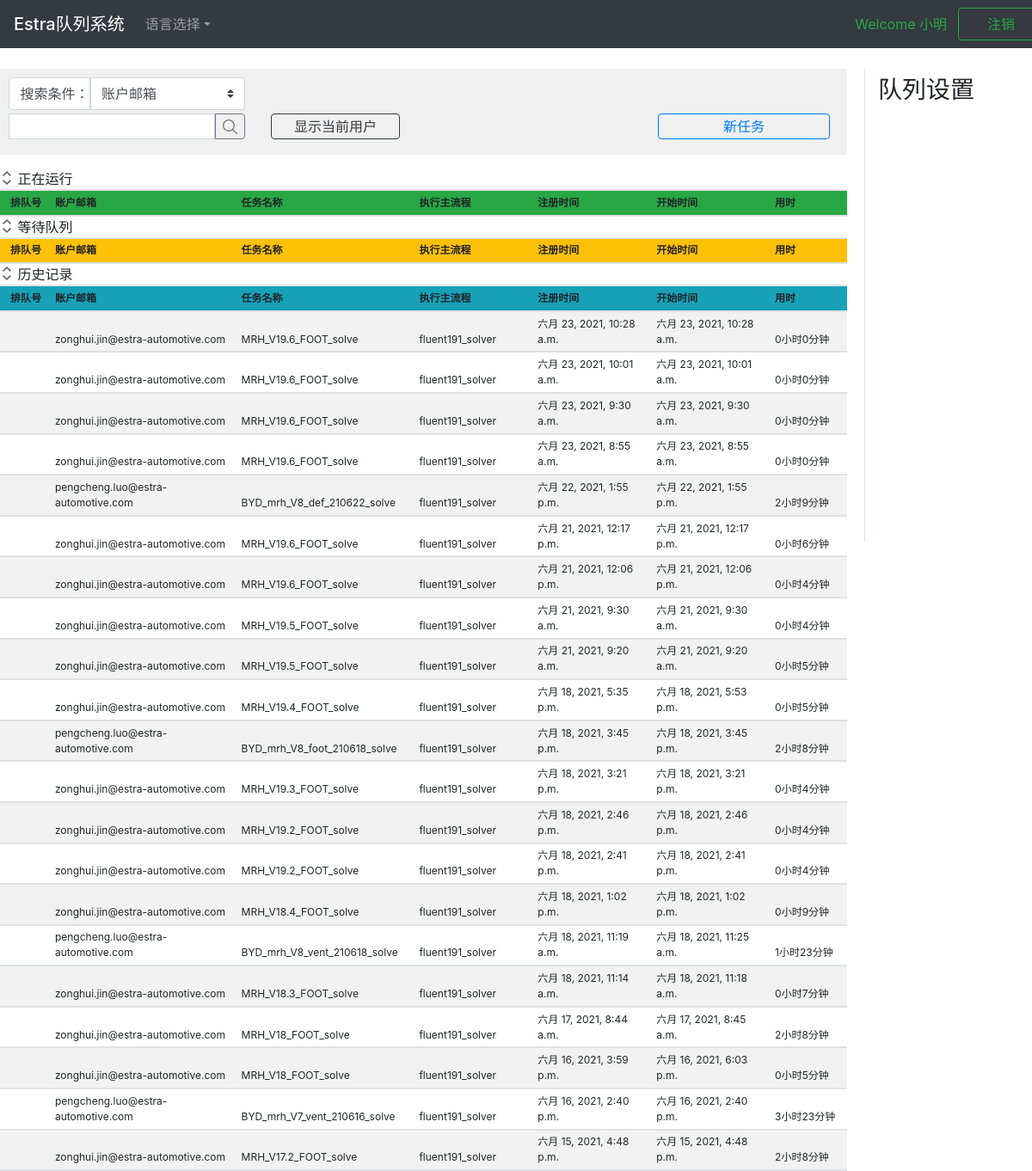
The page / (signed in) on the database its author committed.
### app_queue/models.py (models this page shows, shortened)
class HistoryList(models.Model):
    objects = models.Manager()
    id = models.AutoField('ID', primary_key=True)
    order_id = models.CharField('队列ID', blank=True, default='', max_length=16)
    account_email = models.EmailField('账户邮箱', )
    sender_address = models.CharField('请求者地址', max_length=64)
    exec_app = models.CharField('执行主流程', max_length=128)
    mission_name = models.CharField('任务名称', max_length=64)
    mission_data = models.TextField('任务详情', )
    register_time = models.DateTimeField('注册时间')
    start_time = models.DateTimeField('开始时间')
    used_time = models.CharField('用时', max_length=64)
    def short_mission_data(self):
        if len(str(self.mission_data)) > 30:
            return '{}...'.format(str(self.mission_data)[0:29])
        else:
            return str(self.mission_data)
    short_mission_data.allow_tags = True
    short_mission_data.short_description = '任务详情'
    class Meta:
        ordering = ["-id"]
        verbose_name = "历史记录队列"
        verbose_name_plural = "历史记录队列"

### app_queue/views.py (the view)
# urls.py: path(r'', views.index),
def index(request):
    user_name = request.session.get('user_name')
    user_name_short = ''
    user_auth = request.session.get('authorization')
    is_login = False
    if user_name:
        print('user %s already logged in' % user_name)
        is_login = True
        user_name_short = user_name.split('.')[0]
    main_apps = os.listdir('server_app')
    extend_apps_dict = {}
    for i, app in enumerate(main_apps):
        extend_apps_list = []
        file_list = os.listdir('server_app/%s' % app)
        for file in file_list:
            if file.startswith('extend_'):
                app_name = file.replace('extend_', '')
                extend_apps_list.append(app_name)
        extend_apps_dict[app] = extend_apps_list
    parameters = {
        'error_info': '',
        'user_name_short': user_name_short,
        'user_name': user_name,
        'user_auth': user_auth,
        'is_login': is_login,
        'queue_pause': queue_pause[0],
        'main_apps': main_apps,
        'extend_apps_dict': extend_apps_dict,
    }
    for list_name, obj in list_obj.items():
        missions = obj.all()
        mission_number = missions.count()
        if mission_number > 20:
            missions = missions[:21]
        parameters[list_name] = missions
    return render(request, 'index.html', parameters)

### app_queue/templates/index.html (shortened to what this page needs)
{% extends 'base.html' %}
{% load static %}
{% block css %}
<link href="{% static 'css/index2.css' %}" rel="stylesheet"/>{% endblock %}
{% block login_info %}
    {% if is_login == True %}
        <div class="text-whit text-success btn user_info">Welcome {{user_name_short}}</div>
        <a id="btn_logout" href="/logout"
           class="btn btn-outline-success btn_sign_up">注销
        </a>
    {% else %}
        <button type="button" id="btn_login" data-toggle="modal" data-target="#modal_login"
                class="btn btn-outline-success btn_sign_up">登陆
        </button>
    {% endif %}
{% endblock %}
{% block content %}
<div class="block_content_left ">
    <div class="block_control">
        <div class="input-group-prepend">
            <div class="search_tip">搜索条件：</div>
            <div class="">
                <select class="custom-select select_condition" id="search_condition">
                    <option selected value="2">账户邮箱</option>
                </select>
            </div>
        </div>
        <div class="input-group mb-3 mt-1">
            <input type="text" class="form-control input_search" id="input_search_key">
            <button class="btn btn-outline-secondary btn_search " type="button" id="btn_search"></button>
            <button type="button" class="btn btn-outline-dark btn_filter_user"
            {% if is_login == True %}
                id="btn_filter_user"
            {% else %}
                id="btn_filter_user_false"
            {% endif %}
            >显示当前用户
            </button>
            <button type="button" class="btn btn-outline-primary btn_add"
            {% if is_login == True %}
                id="btn_add_mission"
            {% else %}
                id="btn_add_mission_false"
            {% endif %}
            >新任务
            </button>
        </div>
    </div>
    <div class="block_table table-hover table-striped table-sm mt-3" id="area_3tables">
        <div class="margin_bottom">
            <button class="btn_collapse" type="button" data-toggle="collapse"
                    data-target="#collapse_table1"
                    aria-expanded="false" aria-controls="collapse_table1">
            </button>
            正在运行
        </div>
        <div id="collapse_table1" class="collapse show">
            <table class="" id="table_running">
                <thead class="bg-success">
                <tr>
                    <th class="item1">排队号</th>
                    <th class="item2">账户邮箱</th>
                    <th class="item3">任务名称</th>
                    <th class="item4">执行主流程</th>
                    <th class="item5">注册时间</th>
                    <th class="item6">开始时间</th>
                    <th class="item7">用时</th>
                </tr>
                </thead>
            </table>
        </div>
        <div class="margin_bottom">
            <button class="btn_collapse" type="button" data-toggle="collapse"
                    data-target="#collapse_table2"
                    aria-expanded="false" aria-controls="collapse_table2">
            </button>
            等待队列
        </div>
        <div id="collapse_table2" class="collapse show">
            <table class="" id="table_waiting">
                <thead class="bg-warning">
                <tr>
                    <th class="item1">排队号</th>
                    <th class="item2">账户邮箱</th>
                    <th class="item3">任务名称</th>
                    <th class="item4">执行主流程</th>
                    <th class="item5">注册时间</th>
                    <th class="item6">开始时间</th>
                    <th class="item7">用时</th>
                </tr>
                </thead>
            </table>
        </div>
        <div class="margin_bottom">
            <button class="btn_collapse" type="button" data-toggle="collapse"
                    data-target="#collapse_table3"
                    aria-expanded="false" aria-controls="collapse_table3">
            </button>
            历史记录
        </div>
        <div id="collapse_table3" class="collapse show">
            <table class="" id="table_history">
                <thead class="bg-info">
                <tr>
                    <th class="item1">排队号</th>
                    <th class="item2">账户邮箱</th>
                    <th class="item3">任务名称</th>
                    <th class="item4">执行主流程</th>
                    <th class="item5">注册时间</th>
                    <th class="item6">开始时间</th>
                    <th class="item7">用时</th>
                </tr>
                </thead>
                <tbody>
                {% for mission in history_list %}
                <tr>
                    <td></td>
                    <td>{{mission.account_email}}</td>
                    <td>{{mission.mission_name}}</td>
                    <td>{{mission.exec_app}}</td>
                    <td>{{mission.register_time}}</td>
                    <td>{{mission.start_time}}</td>
                    <td>{{mission.used_time}}</td>
                </tr>
                {% endfor %}
                </tbody>
            </table>
        </div>
    </div>
</div>
<div class="block_additional">
    <div class="fix_aside">
        <ul class="">
            <li><h3 class="mt-2 ">队列设置</h3></li>
        </ul>
    </div>
</div>
{% endblock content %}

### static/css/index2.css (style rules this page uses)
.btn_sign_up { width: 100px; }
.search_tip { display: inline-block; font-weight: 400; text-align: center; vertical-align: middle; user-select: none; color:#495057; background-color: #ffffff; border: 1px solid transparent; border-color: #ced4da; border-radius: 0.25rem 0 0 0.25rem; padding: .375rem 0rem .375rem .75rem; width: 95px; }
.select_condition { width: 180px; border-radius: 0 0.25rem 0.25rem 0; }
.block_content_left { float:left; width: 1000px; }
.block_control { height: 100px; margin-right: 15px; padding: 10px; background-color: #F0F0F0; }
.block_control .input_search { flex: none; width: 240px; height: 30px; padding: 0.1rem 0.75rem; }
.block_control .btn_search { width: 35px; height: 30px; padding: 0.1rem 0.75rem; background-image: url('../icon/search.svg'); background-position:center; background-size: 50%; background-repeat: no-repeat; border-radius: 0px 0.25rem 0.25rem 0px; }
.block_control .btn_filter_user { margin-left: 30px; width: 150px; padding: 0.1rem 0.75rem; }
.block_control .btn_add { margin-left: 300px; width: 200px; padding: 0.1rem 0.75rem; }
.block_table { margin-right: 15px; }
.block_table table { width: 100%; color: #212529; }
.block_table .btn_collapse { width: 1rem; height: 1rem; border: 0px; background-color: #ffffff; background-image: url('../icon/expand.svg'); background-size: 100% 100%; background-repeat: no-repeat; }
.block_table .margin_bottom { border-bottom:2px solid #dee2e6; }
.block_table thead, th, td { vertical-align: bottom; font-size: 0.75rem; border-bottom:2px solid #dee2e6; }
.block_table .item1 { padding-left: 0.75rem; width: 6%; }
.block_table .item2 { width: 22%; }
.block_table .item3 { width: 21%; }
.block_table .item4 { width: 14%; }
.block_table .item5 { width: 14%; }
.block_table .item6 { width: 14%; }
.block_table .item7 { width: 9%; }
.block_additional { float: left; width: 195px; margin-left: 5px; }
.block_additional .fix_aside { position: fixed; height: 550px; width: 195px; z-index: 99; padding-left: 15px; border-left:1px solid #dee2e6; }
.block_additional .fix_aside ul { list-style-type: none; padding-left: 0px; }
.block_additional .fix_aside ul h3 { padding: 0rem; }

### rows shown on the page
HistoryList: account_email "zonghui.jin@estra-automotive.com", mission_name "MRH_V19.6_FOOT_solve", exec_app "fluent191_solver", register_time "六月 23, 2021, 10:28 a.m.", start_time "六月 23, 2021, 10:28 a.m.", used_time "0小时0分钟"
HistoryList: account_email "zonghui.jin@estra-automotive.com", mission_name "MRH_V19.6_FOOT_solve", exec_app "fluent191_solver", register_time "六月 23, 2021, 10:01 a.m.", start_time "六月 23, 2021, 10:01 a.m.", used_time "0小时0分钟"
HistoryList: account_email "zonghui.jin@estra-automotive.com", mission_name "MRH_V19.6_FOOT_solve", exec_app "fluent191_solver", register_time "六月 23, 2021, 9:30 a.m.", start_time "六月 23, 2021, 9:30 a.m.", used_time "0小时0分钟"
HistoryList: account_email "zonghui.jin@estra-automotive.com", mission_name "MRH_V19.6_FOOT_solve", exec_app "fluent191_solver", register_time "六月 23, 2021, 8:55 a.m.", start_time "六月 23, 2021, 8:55 a.m.", used_time "0小时0分钟"
HistoryList: account_email "pengcheng.luo@estra-automotive.com", mission_name "BYD_mrh_V8_def_210622_solve", exec_app "fluent191_solver", register_time "六月 22, 2021, 1:55 p.m.", start_time "六月 22, 2021, 1:55 p.m.", used_time "2小时9分钟"
HistoryList: account_email "zonghui.jin@estra-automotive.com", mission_name "MRH_V19.6_FOOT_solve", exec_app "fluent191_solver", register_time "六月 21, 2021, 12:17 p.m.", start_time "六月 21, 2021, 12:17 p.m.", used_time "0小时6分钟"
HistoryList: account_email "zonghui.jin@estra-automotive.com", mission_name "MRH_V19.6_FOOT_solve", exec_app "fluent191_solver", register_time "六月 21, 2021, 12:06 p.m.", start_time "六月 21, 2021, 12:06 p.m.", used_time "0小时4分钟"
HistoryList: account_email "zonghui.jin@estra-automotive.com", mission_name "MRH_V19.5_FOOT_solve", exec_app "fluent191_solver", register_time "六月 21, 2021, 9:30 a.m.", start_time "六月 21, 2021, 9:30 a.m.", used_time "0小时4分钟"
HistoryList: account_email "zonghui.jin@estra-automotive.com", mission_name "MRH_V19.5_FOOT_solve", exec_app "fluent191_solver", register_time "六月 21, 2021, 9:20 a.m.", start_time "六月 21, 2021, 9:20 a.m.", used_time "0小时5分钟"
HistoryList: account_email "zonghui.jin@estra-automotive.com", mission_name "MRH_V19.4_FOOT_solve", exec_app "fluent191_solver", register_time "六月 18, 2021, 5:35 p.m.", start_time "六月 18, 2021, 5:53 p.m.", used_time "0小时5分钟"
HistoryList: account_email "pengcheng.luo@estra-automotive.com", mission_name "BYD_mrh_V8_foot_210618_solve", exec_app "fluent191_solver", register_time "六月 18, 2021, 3:45 p.m.", start_time "六月 18, 2021, 3:45 p.m.", used_time "2小时8分钟"
HistoryList: account_email "zonghui.jin@estra-automotive.com", mission_name "MRH_V19.3_FOOT_solve", exec_app "fluent191_solver", register_time "六月 18, 2021, 3:21 p.m.", start_time "六月 18, 2021, 3:21 p.m.", used_time "0小时4分钟"
HistoryList: account_email "zonghui.jin@estra-automotive.com", mission_name "MRH_V19.2_FOOT_solve", exec_app "fluent191_solver", register_time "六月 18, 2021, 2:46 p.m.", start_time "六月 18, 2021, 2:46 p.m.", used_time "0小时4分钟"
HistoryList: account_email "zonghui.jin@estra-automotive.com", mission_name "MRH_V19.2_FOOT_solve", exec_app "fluent191_solver", register_time "六月 18, 2021, 2:41 p.m.", start_time "六月 18, 2021, 2:41 p.m.", used_time "0小时4分钟"
HistoryList: account_email "zonghui.jin@estra-automotive.com", mission_name "MRH_V18.4_FOOT_solve", exec_app "fluent191_solver", register_time "六月 18, 2021, 1:02 p.m.", start_time "六月 18, 2021, 1:02 p.m.", used_time "0小时9分钟"
HistoryList: account_email "pengcheng.luo@estra-automotive.com", mission_name "BYD_mrh_V8_vent_210618_solve", exec_app "fluent191_solver", register_time "六月 18, 2021, 11:19 a.m.", start_time "六月 18, 2021, 11:25 a.m.", used_time "1小时23分钟"
HistoryList: account_email "zonghui.jin@estra-automotive.com", mission_name "MRH_V18.3_FOOT_solve", exec_app "fluent191_solver", register_time "六月 18, 2021, 11:14 a.m.", start_time "六月 18, 2021, 11:18 a.m.", used_time "0小时7分钟"
HistoryList: account_email "zonghui.jin@estra-automotive.com", mission_name "MRH_V18_FOOT_solve", exec_app "fluent191_solver", register_time "六月 17, 2021, 8:44 a.m.", start_time "六月 17, 2021, 8:45 a.m.", used_time "2小时8分钟"
HistoryList: account_email "zonghui.jin@estra-automotive.com", mission_name "MRH_V18_FOOT_solve", exec_app "fluent191_solver", register_time "六月 16, 2021, 3:59 p.m.", start_time "六月 16, 2021, 6:03 p.m.", used_time "0小时5分钟"
HistoryList: account_email "pengcheng.luo@estra-automotive.com", mission_name "BYD_mrh_V7_vent_210616_solve", exec_app "fluent191_solver", register_time "六月 16, 2021, 2:40 p.m.", start_time "六月 16, 2021, 2:40 p.m.", used_time "3小时23分钟"
HistoryList: account_email "zonghui.jin@estra-automotive.com", mission_name "MRH_V17.2_FOOT_solve", exec_app "fluent191_solver", register_time "六月 15, 2021, 4:48 p.m.", start_time "六月 15, 2021, 4:48 p.m.", used_time "2小时8分钟"

### other values the page prints
{{ user_name_short }} "小明"
